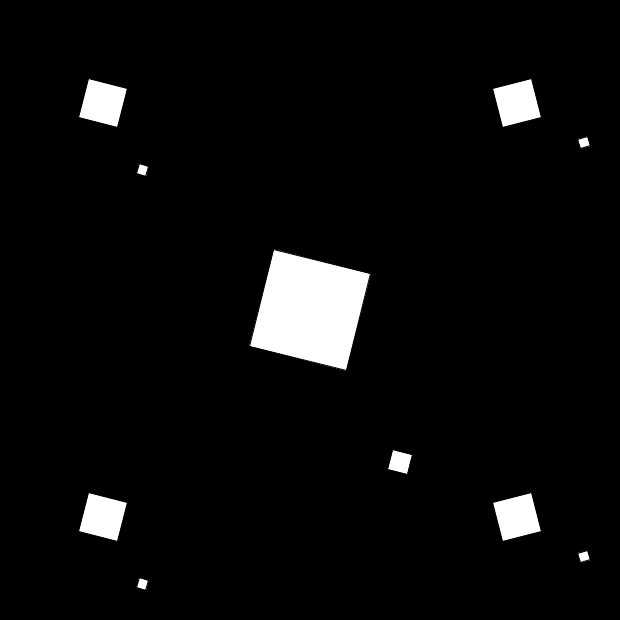
Frame 1 (no input)
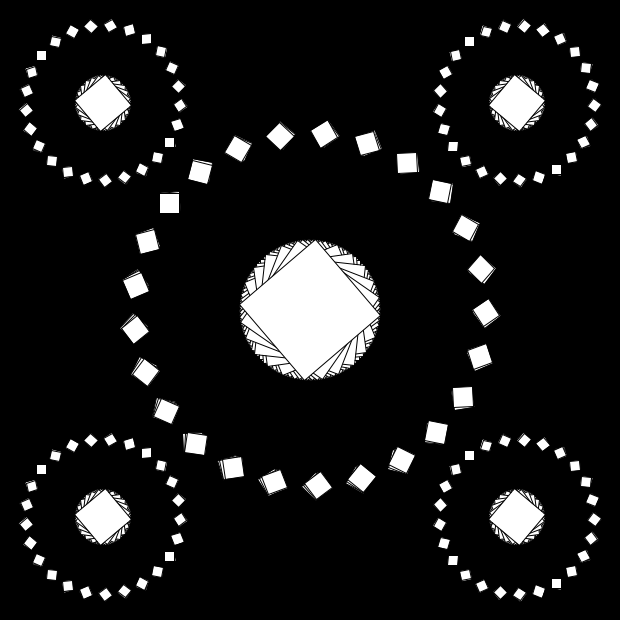
Frame 60 (the mouse pressed at the canvas centre just before this capture)
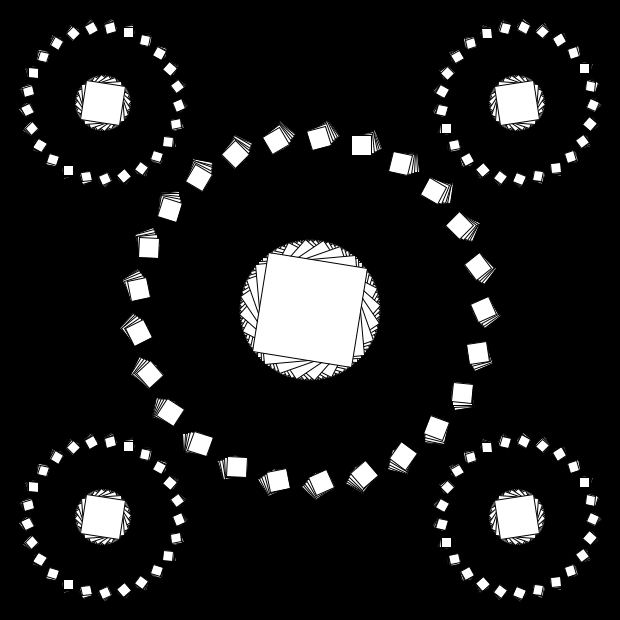
Frame 120 (the mouse held since frame 60 and released just before this capture)

The Processing sketch that drew these frames (run headless with seeded random() and noise(); from frame 60 on, the mouse is pressed at the canvas centre):

// Processing sketch: processing_38968
// ── processing_38968.pde

// 09/23/11
// Ben Light
// bl1236@nyu.edu
// ICM Week 2
// Spinning squares with smaller squares rotating around them.  Clicking the left mouse button will change 
// the colors of the squares.  Clicking the right will change the rotation of the spin and reset the colors 
// to white

int direction;
int colorChange;

float rotIndex;

float widthAlpha;
float heightAlpha;

float widthOmega;
float heightOmega;

void setup(){
  
  size(620, 620);  //size of sketch
  background(0);  // color of background
  smooth();
  direction = 1;
  colorChange = 255;
  
  rotIndex = 0;
  
  widthAlpha = 100;  //width of large rectangle
  heightAlpha = 100;  // height of large rectangle
  
  widthOmega = 40;  // width of small rectangle
  heightOmega = 40;  // height of small rectabgle
  
}


void draw(){
  
  rotIndex += 0.005;  //the number being added controls the speed of the rotation
  
  pushMatrix();
  
    // Big Rectangle - center
    
    fill(255,colorChange,255);  //color of rectangle
    translate(width/2, height/2);  //determines the position of the rectangle, if divided by 2 it is in the center
    rotate(rotIndex * 50 * direction);  //controls speed of rectangle
    rectMode(CENTER);
    rect(0, 0, widthAlpha,heightAlpha);  //size of rectangle
  
    // Small Square - center
    fill(255,255,colorChange);
    translate(widthAlpha,heightAlpha);   //determines the position of the small rectangle
    rotate(rotIndex);  //controls the speed of the rotation of small square
    rect(25,25,widthAlpha/5,heightAlpha/5);  //size of small square
  
  popMatrix();
  
  // Top Left
  pushMatrix();
  
    // Big Rectangle - top left
    fill(255,255,colorChange);
    translate(width/6, height/6);  //determines the position of the rectangle, if divided by 2 it is in the center
    rotate(rotIndex * 50 * direction);  //controls speed of rectangle
    rectMode(CENTER);
    rect(0, 0, widthOmega,heightOmega);  //size of rectangle
    
    // Small Square - top left
    fill(255,colorChange,255);
    translate(widthOmega,heightOmega);   //determines the position of the small rectangle
    rotate(rotIndex);  //controls the speed of the rotation of small square
    rect(15,15,widthOmega/4,heightOmega/4);  //size of small square
  
  popMatrix();
  
  // Bottom Right
  pushMatrix();
  
    // Big Rectangle - bottom right
    fill(255,255,colorChange);
    translate(width - width/6, height - height/6);  //determines the position of the rectangle, if divided by 2 it is in the center
    rotate(rotIndex * -50 * direction);  //controls speed of rectangle
    rectMode(CENTER);
    rect(0, 0, widthOmega,heightOmega);  //size of rectangle
    
    // Small Square - bottom right
    fill(255,colorChange,255);
    translate(widthOmega,heightOmega);   //determines the position of the small rectangle
    rotate(rotIndex*-1);  //controls the speed of the rotation of small square
    rect(15,15,widthOmega/4,heightOmega/4);  //size of small square
  
  popMatrix();
  
  pushMatrix();
  
    // Big Rectangle - bottom left
    fill(255,255,colorChange);
    translate(width/6, height - height/6);  //determines the position of the rectangle, if divided by 2 it is in the center
    rotate(rotIndex * 50 * direction);  //controls speed of rectangle
    rectMode(CENTER);
    rect(0, 0, widthOmega,heightOmega);  //size of rectangle
    
    // Small Square - bottom left
    fill(255,colorChange,255);
    translate(widthOmega,heightOmega);   //determines the position of the small rectangle
    rotate(rotIndex);  //controls the speed of the rotation of small square
    rect(15,15,widthOmega/4,heightOmega/4);  //size of small square
  
  popMatrix();
  
  pushMatrix();
  
    // Big Rectangle - top right
    fill(255,255,colorChange);
    translate(width - width/6, height/6);  //determines the position of the rectangle, if divided by 2 it is in the center
    rotate(rotIndex * -50 * direction);  //controls speed of rectangle
    rectMode(CENTER);
    rect(0, 0, widthOmega,heightOmega);  //size of rectangle
    
    // Small Square - top right
    fill(255,colorChange,255);
    translate(widthOmega,heightOmega);   //determines the position of the small rectangle
    rotate(rotIndex*-1);  //controls the speed of the rotation of small square
    rect(15,15,widthOmega/4,heightOmega/4);  //size of small square
  
  popMatrix();
  
}

//void mouseClicked() {
//  // Clicking mouse changes direction of spin 
//  if(direction == 1) {
//    direction = -1;
//  } else {
//    direction = 1;
//  }
//}


void mousePressed() {
  if (mouseButton == RIGHT) {
    direction = direction * -1;
  } else {
    direction = 1;
  }
  if (mouseButton == LEFT) {
    colorChange = colorChange - 5;
  } else {
    colorChange = 255;
  }
}
